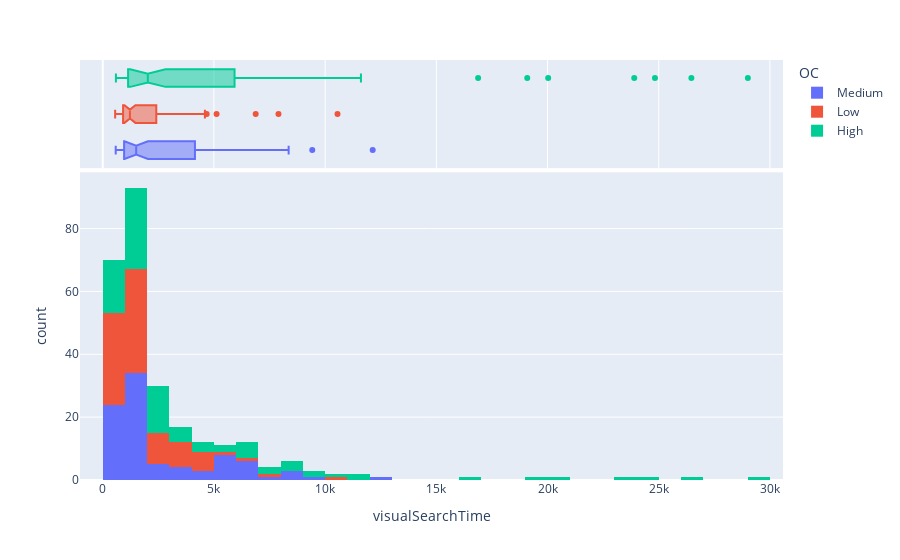

Notebook code for this chart:
### Code cell
fig = px.histogram(data, x='visualSearchTime', color='OC', marginal='box')
fig.show()

### Figure 1 — Plotly figure (JSON) as saved in the notebook; plotly's stock layout.template omitted (floating-point values rounded to 4 significant figures)
{"data": [{"alignmentgroup": "True", "bingroup": "x", "hovertemplate": "OC=Medium<br>visualSearchTime=%{x}<br>count=%{y}<extra></extra>", "legendgroup": "Medium", "marker": {"color": "#636efa", "pattern": {"shape": ""}}, "name": "Medium", "offsetgroup": "Medium", "orientation": "v", "showlegend": true, "type": "histogram", "x": [1552, 904, 931, 1507, 1657, 1605, 910, 881, 1286, 6767, 3922, 3868, 8359, 6134, 5182, 2519, 5104, 12139, 6303, 5273, 4294, 2833, 1121, 1806, 911, 1242, 777, 1445, 913, 1062, 880, 827, 753, 695, 786, 1561, 6790, 1828, 5565, 5341, 1004, 814, 592, 583, 669, 961, 892, 1162, 722, 759, 1309, 1501, 898, 1489, 1466, 6152, 7155, 2993, 5634, 3034, 4146, 9422, 5817, 3781, 4791, 2020, 1993, 1339, 1241, 1369, 1610, 1858, 1268, 1204, 1514, 1426, 1613, 1495, 1421, 1295, 8325, 2120, 8228, 5922, 6917, 1686, 973, 755, 743, 1037], "xaxis": "x", "yaxis": "y"}, {"alignmentgroup": "True", "hovertemplate": "OC=Medium<br>visualSearchTime=%{x}<extra></extra>", "legendgroup": "Medium", "marker": {"color": "#636efa"}, "name": "Medium", "notched": true, "offsetgroup": "Medium", "showlegend": false, "type": "box", "x": [1552, 904, 931, 1507, 1657, 1605, 910, 881, 1286, 6767, 3922, 3868, 8359, 6134, 5182, 2519, 5104, 12139, 6303, 5273, 4294, 2833, 1121, 1806, 911, 1242, 777, 1445, 913, 1062, 880, 827, 753, 695, 786, 1561, 6790, 1828, 5565, 5341, 1004, 814, 592, 583, 669, 961, 892, 1162, 722, 759, 1309, 1501, 898, 1489, 1466, 6152, 7155, 2993, 5634, 3034, 4146, 9422, 5817, 3781, 4791, 2020, 1993, 1339, 1241, 1369, 1610, 1858, 1268, 1204, 1514, 1426, 1613, 1495, 1421, 1295, 8325, 2120, 8228, 5922, 6917, 1686, 973, 755, 743, 1037], "xaxis": "x2", "yaxis": "y2"}, {"alignmentgroup": "True", "bingroup": "x", "hovertemplate": "OC=Low<br>visualSearchTime=%{x}<br>count=%{y}<extra></extra>", "legendgroup": "Low", "marker": {"color": "#EF553B", "pattern": {"shape": ""}}, "name": "Low", "offsetgroup": "Low", "orientation": "v", "showlegend": true, "type": "histogram", "x": [1134, 768, 704, 911, 855, 985, 1142, 996, 1131, 10557, 2789, 1545, 7902, 6877, 3025, 1412, 4464, 2173, 3859, 1681, 950, 2343, 832, 936, 629, 1193, 1221, 1079, 1074, 914, 1265, 726, 948, 677, 724, 2887, 2046, 2880, 1560, 4594, 4032, 817, 613, 558, 727, 700, 878, 743, 741, 665, 1336, 984, 1104, 887, 1045, 2408, 1567, 2141, 3872, 1510, 3342, 2189, 4673, 5119, 4476, 1253, 1074, 1198, 1316, 1090, 1414, 1224, 1107, 1309, 1068, 3659, 1512, 1381, 1437, 1220, 2594, 3167, 3233, 4142, 3398, 1632, 1115, 802, 858, 648], "xaxis": "x", "yaxis": "y"}, {"alignmentgroup": "True", "hovertemplate": "OC=Low<br>visualSearchTime=%{x}<extra></extra>", "legendgroup": "Low", "marker": {"color": "#EF553B"}, "name": "Low", "notched": true, "offsetgroup": "Low", "showlegend": false, "type": "box", "x": [1134, 768, 704, 911, 855, 985, 1142, 996, 1131, 10557, 2789, 1545, 7902, 6877, 3025, 1412, 4464, 2173, 3859, 1681, 950, 2343, 832, 936, 629, 1193, 1221, 1079, 1074, 914, 1265, 726, 948, 677, 724, 2887, 2046, 2880, 1560, 4594, 4032, 817, 613, 558, 727, 700, 878, 743, 741, 665, 1336, 984, 1104, 887, 1045, 2408, 1567, 2141, 3872, 1510, 3342, 2189, 4673, 5119, 4476, 1253, 1074, 1198, 1316, 1090, 1414, 1224, 1107, 1309, 1068, 3659, 1512, 1381, 1437, 1220, 2594, 3167, 3233, 4142, 3398, 1632, 1115, 802, 858, 648], "xaxis": "x2", "yaxis": "y2"}, {"alignmentgroup": "True", "bingroup": "x", "hovertemplate": "OC=High<br>visualSearchTime=%{x}<br>count=%{y}<extra></extra>", "legendgroup": "High", "marker": {"color": "#00cc96", "pattern": {"shape": ""}}, "name": "High", "offsetgroup": "High", "orientation": "v", "showlegend": true, "type": "histogram", "x": [1140, 3383, 1159, 1093, 1460, 2126, 1141, 911, 1099, 1859, 7029, 23900, 9937, 20029, 3428, 9485, 6249, 7227, 6022, 29008, 1548, 1170, 2756, 946, 2024, 1777, 1483, 1469, 2150, 1157, 1248, 927, 764, 764, 757, 8601, 10010, 19088, 8165, 8655, 690, 659, 644, 592, 662, 1259, 2190, 1180, 2632, 1789, 1001, 885, 990, 2667, 4614, 6454, 4534, 2015, 6543, 3391, 24831, 26469, 3737, 5927, 6928, 2726, 2092, 1047, 3010, 1712, 1667, 1520, 1306, 2030, 1255, 2583, 2228, 1515, 2209, 2434, 11610, 5407, 4846, 16879, 11117, 815, 982, 866, 1047, 676], "xaxis": "x", "yaxis": "y"}, {"alignmentgroup": "True", "hovertemplate": "OC=High<br>visualSearchTime=%{x}<extra></extra>", "legendgroup": "High", "marker": {"color": "#00cc96"}, "name": "High", "notched": true, "offsetgroup": "High", "showlegend": false, "type": "box", "x": [1140, 3383, 1159, 1093, 1460, 2126, 1141, 911, 1099, 1859, 7029, 23900, 9937, 20029, 3428, 9485, 6249, 7227, 6022, 29008, 1548, 1170, 2756, 946, 2024, 1777, 1483, 1469, 2150, 1157, 1248, 927, 764, 764, 757, 8601, 10010, 19088, 8165, 8655, 690, 659, 644, 592, 662, 1259, 2190, 1180, 2632, 1789, 1001, 885, 990, 2667, 4614, 6454, 4534, 2015, 6543, 3391, 24831, 26469, 3737, 5927, 6928, 2726, 2092, 1047, 3010, 1712, 1667, 1520, 1306, 2030, 1255, 2583, 2228, 1515, 2209, 2434, 11610, 5407, 4846, 16879, 11117, 815, 982, 866, 1047, 676], "xaxis": "x2", "yaxis": "y2"}], "layout": {"barmode": "relative", "legend": {"title": {"text": "OC"}, "tracegroupgap": 0}, "margin": {"t": 60}, "xaxis": {"anchor": "y", "domain": [0, 1], "title": {"text": "visualSearchTime"}}, "xaxis2": {"anchor": "y2", "domain": [0, 1], "matches": "x", "showgrid": true, "showticklabels": false}, "yaxis": {"anchor": "x", "domain": [0, 0.7326], "title": {"text": "count"}}, "yaxis2": {"anchor": "x2", "domain": [0.7426, 1], "matches": "y2", "showgrid": false, "showline": false, "showticklabels": false, "ticks": ""}}}
